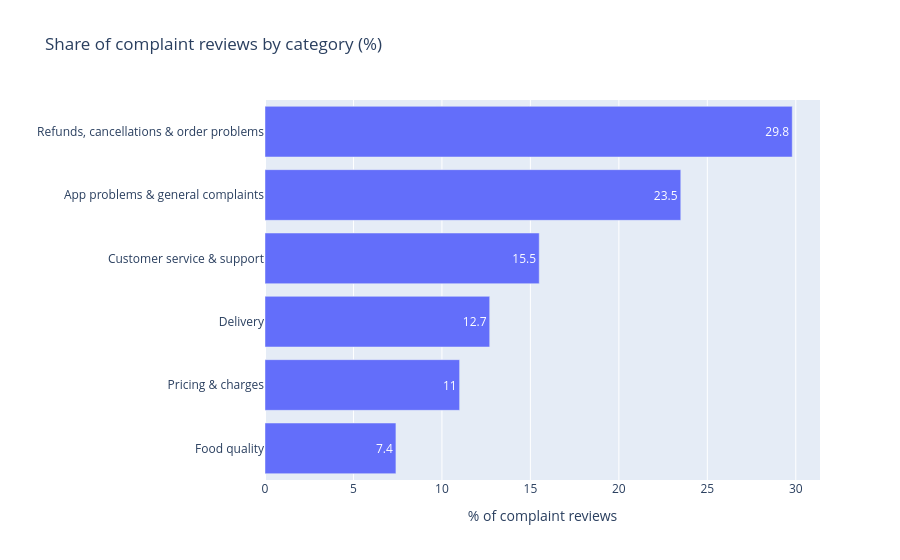

This figure's notebook cell:
### Code cell
full = final_v2[(~final_v2["partial_week"]) & final_v2["aspect"].isin(complaint_cats)]
share = (full["aspect"].value_counts(normalize=True) * 100).round(1).reset_index()
share.columns = ["category", "share_%"]
print(share)

fig = px.bar(share, x="share_%", y="category", orientation="h", text="share_%",
             title="Share of complaint reviews by category (%)")
fig.update_layout(xaxis_title="% of complaint reviews", yaxis_title="", yaxis={"categoryorder": "total ascending"})
fig.show()

### Figure 1 — Plotly figure (JSON) as saved in the notebook; plotly's stock layout.template omitted (floating-point values rounded to 4 significant figures)
{"data": [{"hovertemplate": "share_%=%{text}<br>category=%{y}<extra></extra>", "legendgroup": "", "marker": {"color": "#636efa", "pattern": {"shape": ""}}, "name": "", "orientation": "h", "showlegend": false, "text": [29.8, 23.5, 15.5, 12.7, 11.0, 7.4], "textposition": "auto", "type": "bar", "x": [29.8, 23.5, 15.5, 12.7, 11.0, 7.4], "xaxis": "x", "y": ["Refunds, cancellations & order problems", "App problems & general complaints", "Customer service & support", "Delivery", "Pricing & charges", "Food quality"], "yaxis": "y"}], "layout": {"autosize": true, "barmode": "relative", "legend": {"tracegroupgap": 0}, "title": {"text": "Share of complaint reviews by category (%)"}, "xaxis": {"anchor": "y", "autorange": true, "domain": [0, 1], "range": [0, 31.37], "title": {"text": "% of complaint reviews"}, "type": "linear"}, "yaxis": {"anchor": "x", "autorange": true, "categoryorder": "total ascending", "domain": [0, 1], "range": [-0.5, 5.5], "title": {"text": ""}, "type": "category"}}}
